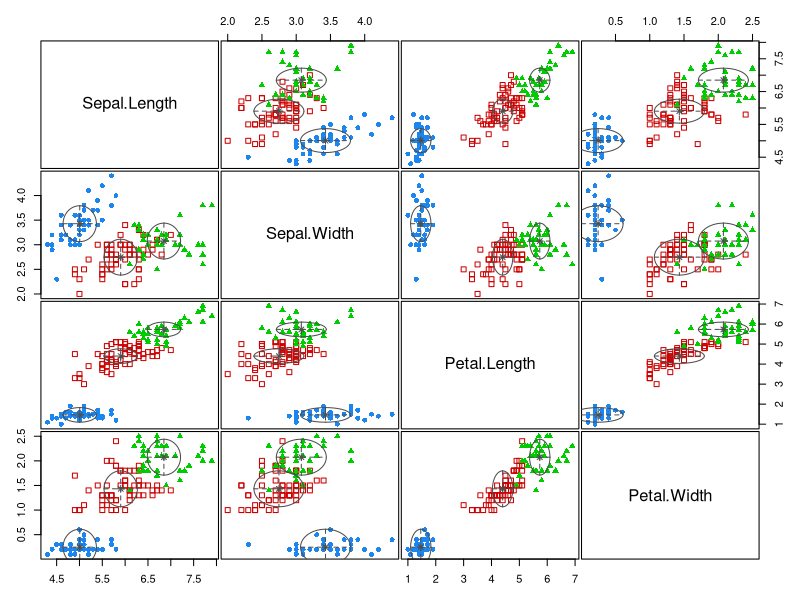
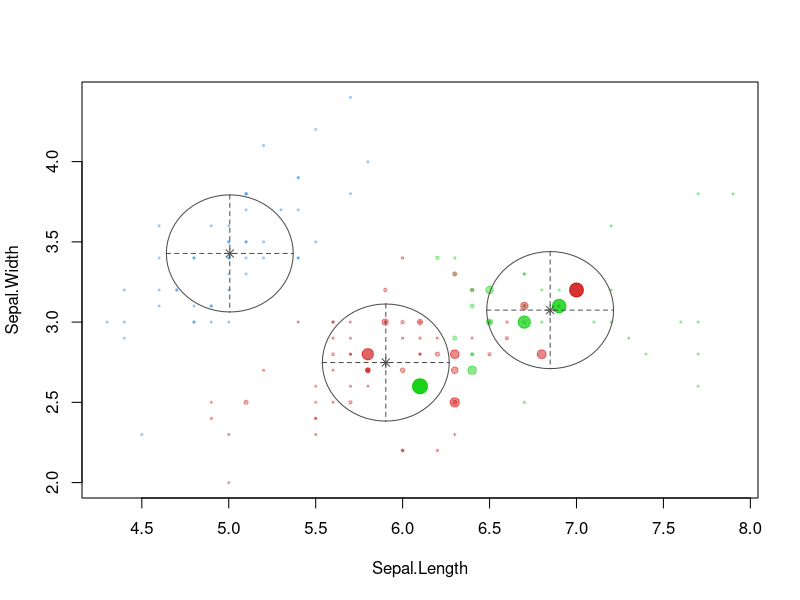
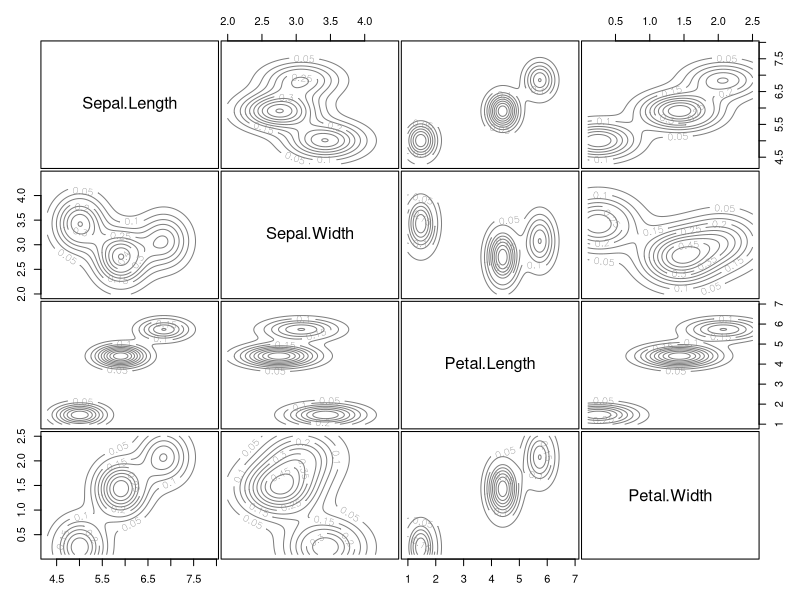
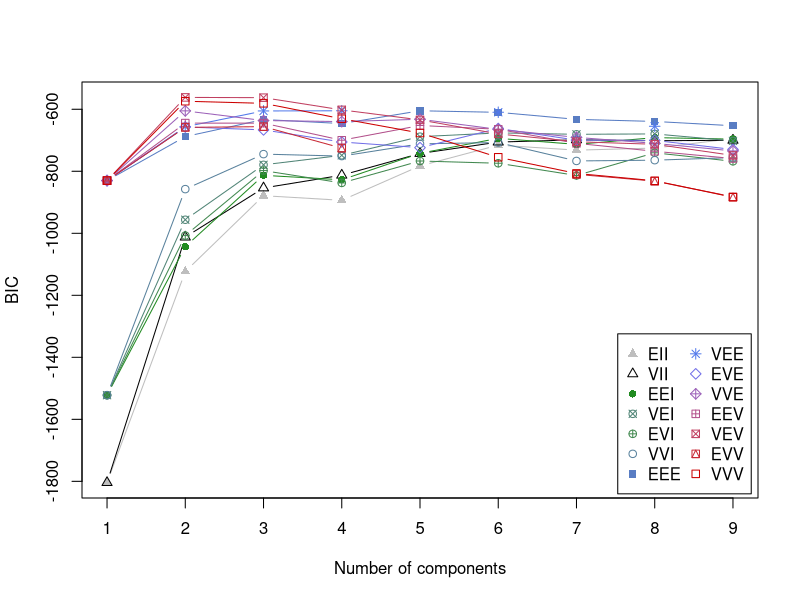
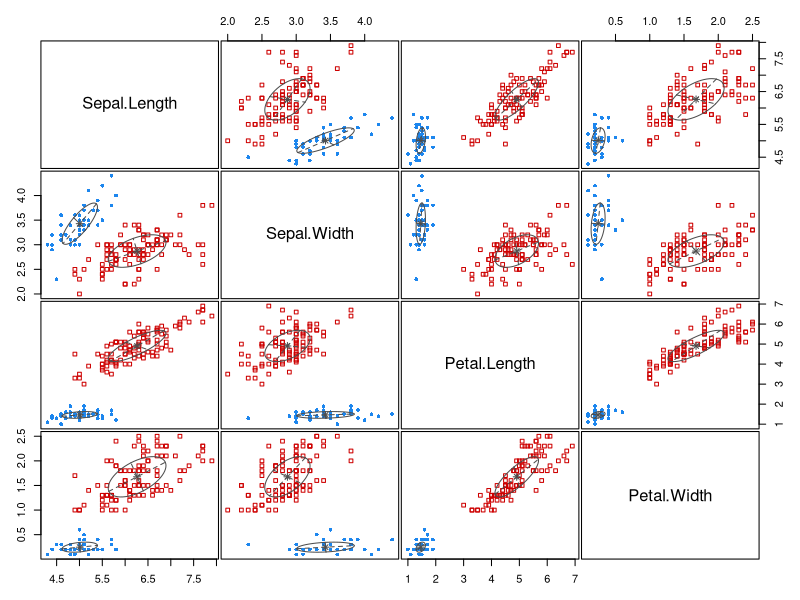

These figures' R source, in order:
## ---- chunk 1
library(mclust)
mb_eii <- Mclust(iris[,-5],G=3,verbose=FALSE, modelNames="EII")
mb_eii$parameters$pro
## ---- chunk 2
mb_eii$parameters$mean
## ---- chunk 3
mb_eii$parameters$variance
## ---- chunk 4
round(mb_eii$z[53,],4)
mb_eii$classification[53]
## ---- chunk 5
round(mb_eii$uncertainty[50:55],4)
## ---- chunk 6
c <- apply(mb_eii$z,1,which.max)
probs <- rep(0,length(c))
for (i in seq_along(c)) {probs[i] <- mb_eii$z[i,c[i]]}
sum(mb_eii$uncertainty - (1-probs))
## ---- chunk 7
plot(mb_eii, what="classification")
plot(mb_eii, what="uncertainty",dimens=c(1,2))
plot(mb_eii, what="density")
## ---- chunk 8
mb_vii <- Mclust(iris[,-5],G=3,verbose=FALSE, modelNames="VII")
mb_vei <- Mclust(iris[,-5],G=3,verbose=FALSE, modelNames="VEI")
mb_eee <- Mclust(iris[,-5],G=3,verbose=FALSE, modelNames="EEE")
mb_vev <- Mclust(iris[,-5],G=3,verbose=FALSE, modelNames="VEV")

mb_vii$parameters$variance$sigma
mb_vii$bic
## ---- chunk 9
mb_vei$parameters$variance$sigma
mb_vei$bic
## ---- chunk 10
mb_eee$parameters$variance$sigma
mb_eee$bic
## ---- chunk 11
mb_vev$parameters$variance$sigma
mb_vev$bic
## ---- chunk 12
mbc <- Mclust(iris[,-5],verbose=FALSE)
summary(mbc)
## ---- chunk 13
mbc$BIC
## ---- chunk 14
max(na.omit(apply(mbc$BIC,1,max)))
which.max(na.omit(apply(mbc$BIC,1,max)))
## ---- chunk 15
#| fig.cap: BIC versus number of mixture components for all ten covariance models.
#| label: fig-iris-mbc-bic
#| lightbox:
#| 
plot(mbc, what="BIC")
## ---- chunk 16
#| label: fig-iris-mbc-class
#| fig.cap: Classification based on model-based clustering with VEV model, $k=2$.
#| 
plot(mbc, what="classification",cex=0.75)
